Frame 1 (no input): blank canvas, image omitted
Frame 60 (no input): blank canvas, image omitted
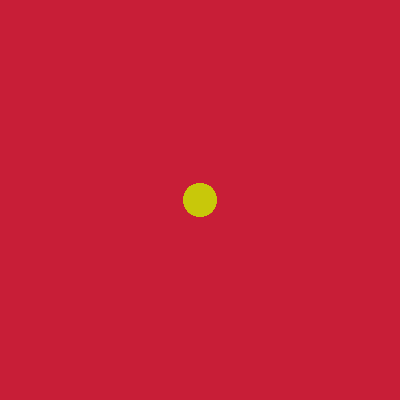
Frame 120 (the mouse pressed at the canvas centre since frame 60)

The p5.js sketch whose frames 1 and 60 were blank and that drew this single picture after the mouse press (run headless with seeded random() and noise() and a simulated clock; from frame 60 on, the mouse is pressed at the canvas centre):

// p5.js sketch
// ── sketch.js
function setup() {
  createCanvas(400, 400);
  noStroke();
  fill(200,200,10);
  background(200,30,55);
  frameRate(60);
}

function draw() {
  if (mouseIsPressed == true) {
    if (mouseButton == RIGHT) {
      square(mouseX,mouseY,33);
    }
  else if (mouseButton == LEFT) {
    ellipse(mouseX,mouseY,33,33);
  }
  }
  }
